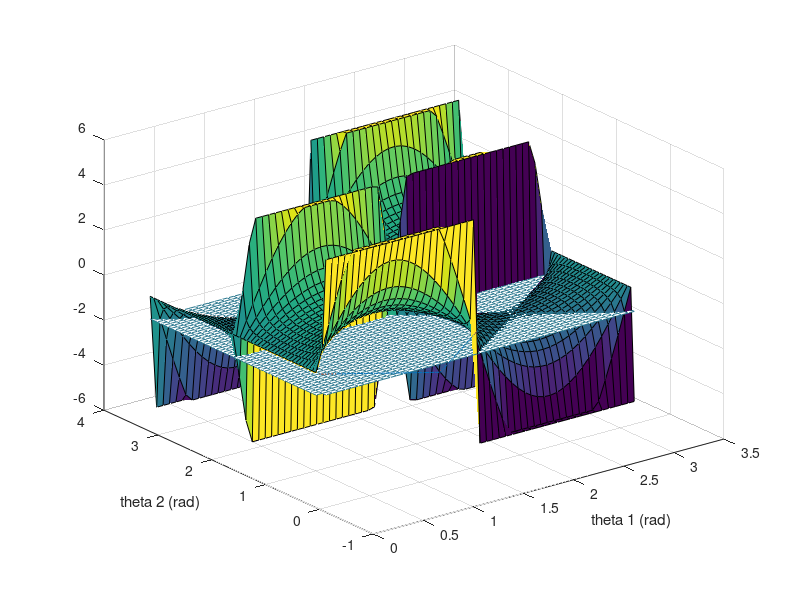

This figure's MATLAB source:
%%
clear all ; close all ; clc;

N = 50;
theta_1 = linspace(0,pi,N);
theta_2 = linspace(0,pi,N);

[X1,Y1] = meshgrid(theta_1,theta_2);

F = 0*X1;
for i = 1:N
    for j = 1:N
        F(i,j) = sin(2*X1(i,j)) / sin(2*Y1(i,j));
        if F(i,j) >= 5
            F(i,j) = 5;
        end
        if F(i,j) <= -5
            F(i,j) = -5;
        end
    end
end

figure;
surf(X1,Y1,F);
xlabel('theta 1 (rad)') ; ylabel('theta 2 (rad)');

F2 = 0*F;
F2 = F2 -1;
hold on;
mesh(X1,Y1,F2);

%%
clear all ; close all ; clc;

N = 100;

theta_1 = linspace(0,pi/2,N);
r = -1                               % r = -(r2/r1)^3
gap = 0.001;
theta_2 = zeros(1,N);
theta_2p = zeros(1,N);

for i=1:N
   theta_2 = 0.5*asin(r*sin(2*theta_1));
   theta_2p = 0.5*asin((r+gap)*sin(2*theta_1));
end

Ap = -trapz(theta_1,theta_2p);
A = -trapz(theta_1,theta_2);
S = (A - Ap)*2;
P = (4*S) / (pi*pi);

plot(theta_1,theta_2);
xlabel('theta 1 (rad)') ; ylabel('theta 2 (rad)');
hold on;
plot(theta_1,theta_2p);

